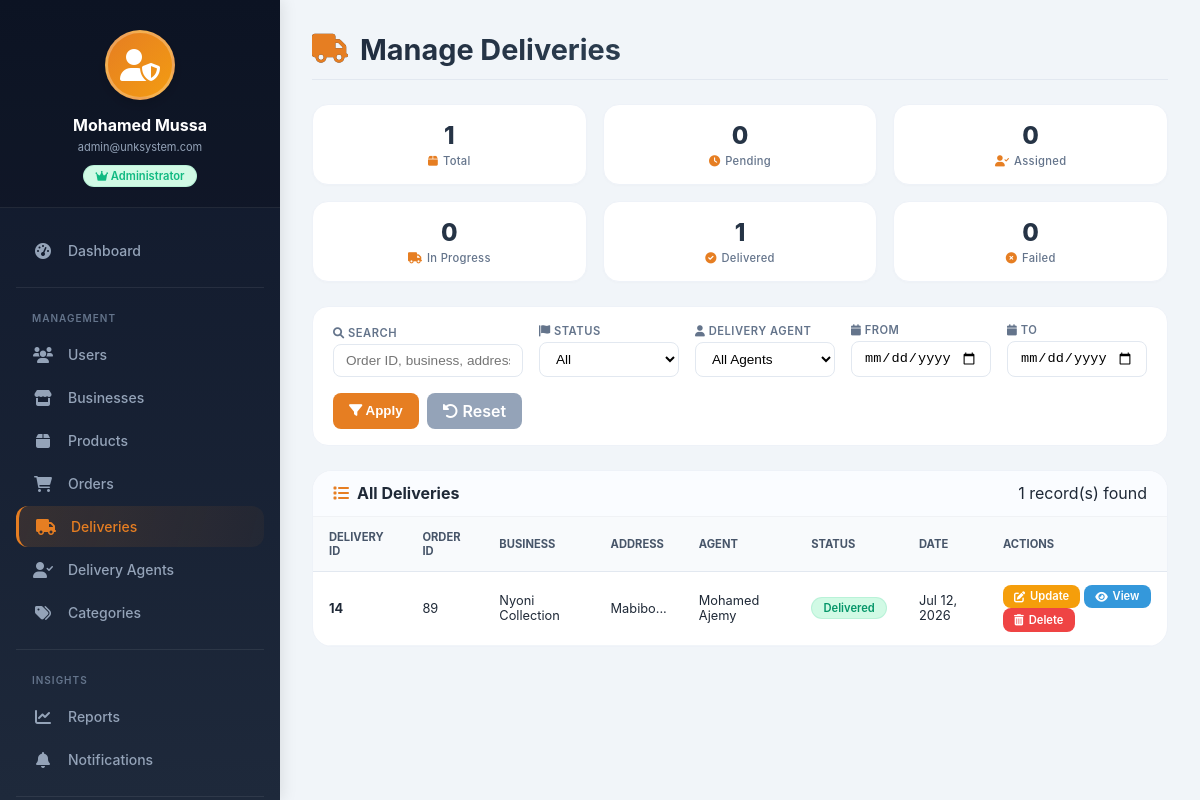
Before: /admin/deliveries/index.php (signed in) with the older database file.
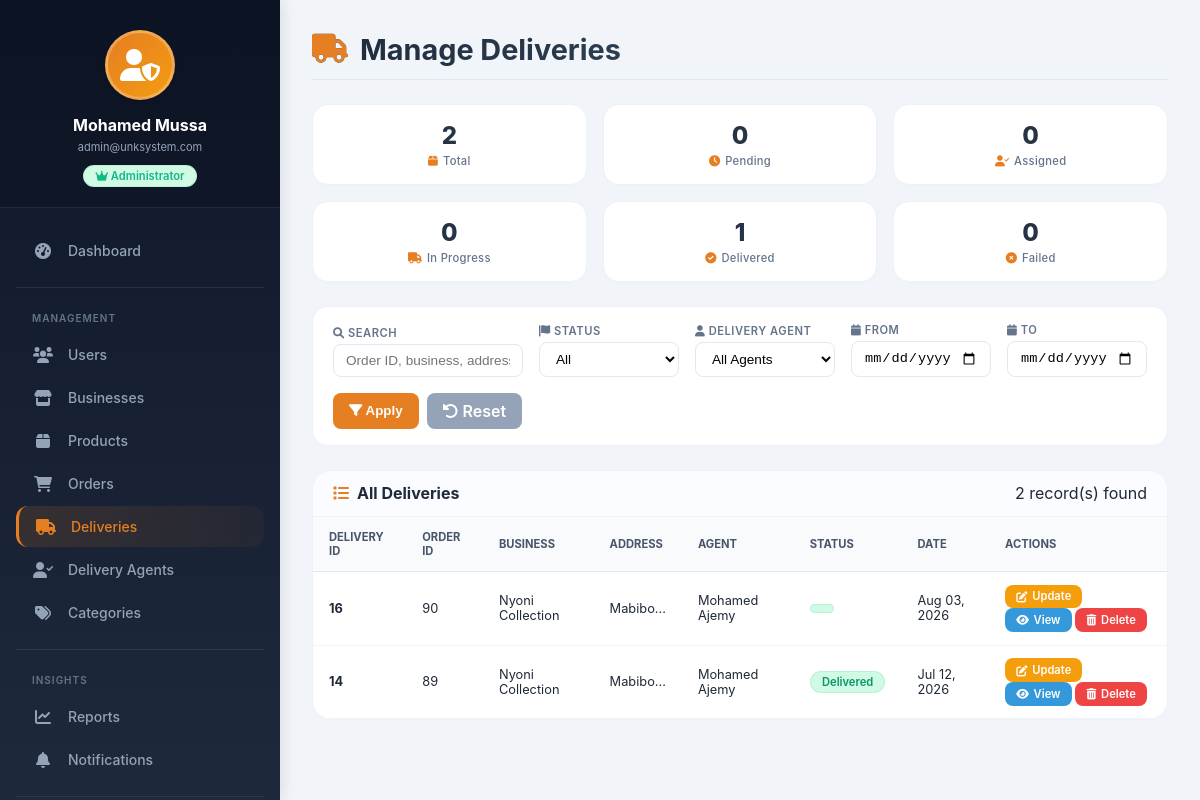
After: the same page with the newer database file.
### tables this page shows
CREATE TABLE `deliveries` (
  `delivery_id` int(11) NOT NULL AUTO_INCREMENT,
  `order_id` int(11) NOT NULL,
  `agent_id` int(11) DEFAULT NULL,
  `pickup_address` varchar(255) NOT NULL,
  `delivery_address` varchar(255) NOT NULL,
  `status` enum('pending','assigned','picked_up','in_transit','delivered','failed') DEFAULT 'pending',
  `assigned_at` timestamp NULL DEFAULT NULL,
  `picked_up_at` timestamp NULL DEFAULT NULL,
  `delivered_at` timestamp NULL DEFAULT NULL,
  `estimated_distance` decimal(10,2) DEFAULT NULL,
  `estimated_time` int(11) DEFAULT NULL,
  `delivery_fee` decimal(10,2) DEFAULT 0.00,
  `created_at` timestamp NOT NULL DEFAULT current_timestamp(),
  `updated_at` timestamp NOT NULL DEFAULT current_timestamp() ON UPDATE current_timestamp(),
  `rating` tinyint(1) DEFAULT NULL COMMENT '1-5 stars',
  `rating_comment` text DEFAULT NULL,
  `rated_at` timestamp NULL DEFAULT NULL,
  `otp_code` varchar(6) DEFAULT NULL,
  `otp_status` enum('pending','verified','expired') DEFAULT 'pending',
  `otp_confirmed` tinyint(1) DEFAULT 0,
  `otp_confirmed_at` datetime DEFAULT NULL,
  `otp_generated_at` datetime DEFAULT NULL,
  `otp_attempts` int(11) DEFAULT 0,
  PRIMARY KEY (`delivery_id`),
  UNIQUE KEY `uk_deliveries_order` (`order_id`),
  KEY `idx_deliveries_agent` (`agent_id`),
  KEY `idx_deliveries_status` (`status`),
  KEY `idx_deliveries_status_agent` (`status`,`agent_id`),
  KEY `idx_deliveries_created` (`created_at`),
  KEY `idx_otp_code` (`otp_code`),
  CONSTRAINT `fk_deliveries_agent` FOREIGN KEY (`agent_id`) REFERENCES `delivery_agents` (`agent_id`) ON UPDATE CASCADE,
  CONSTRAINT `fk_deliveries_order` FOREIGN KEY (`order_id`) REFERENCES `orders` (`order_id`) ON DELETE CASCADE ON UPDATE CASCADE
);

CREATE TABLE `orders` (
  `order_id` int(11) NOT NULL AUTO_INCREMENT,
  `customer_id` int(11) NOT NULL,
  `business_id` int(11) NOT NULL,
  `order_date` timestamp NOT NULL DEFAULT current_timestamp(),
  `total_amount` decimal(10,2) NOT NULL,
  `delivery_fee` decimal(10,2) DEFAULT 0.00,
  `agent_id` int(11) DEFAULT NULL,
  `grand_total` decimal(10,2) NOT NULL,
  `status` enum('pending','accepted','confirmed','preparing','ready','picked_up','in_transit','delivered','cancelled') DEFAULT 'pending',
  `delivery_otp` varchar(10) DEFAULT NULL,
  `delivery_otp_expires` timestamp NULL DEFAULT NULL,
  `delivery_otp_verified` tinyint(1) NOT NULL DEFAULT 0,
  `delivery_completed_at` timestamp NULL DEFAULT NULL,
  `payment_method` enum('cash','mobile_money','card') DEFAULT 'cash',
  `payment_status` enum('pending','paid') DEFAULT 'pending',
  `delivery_address` text NOT NULL,
  `special_instructions` text DEFAULT NULL,
  `estimated_delivery_time` datetime DEFAULT NULL,
  PRIMARY KEY (`order_id`),
  KEY `idx_orders_customer` (`customer_id`),
  KEY `idx_orders_business` (`business_id`),
  KEY `idx_orders_status` (`status`),
  KEY `idx_orders_date` (`order_date`),
  KEY `idx_orders_agent` (`agent_id`),
  KEY `idx_orders_payment_status` (`payment_status`),
  KEY `idx_orders_customer_status` (`customer_id`,`status`),
  KEY `idx_orders_business_status` (`business_id`,`status`),
  KEY `idx_orders_date_status` (`order_date`,`status`),
  KEY `idx_orders_grand_total` (`grand_total`),
  CONSTRAINT `fk_orders_agent` FOREIGN KEY (`agent_id`) REFERENCES `delivery_agents` (`agent_id`) ON DELETE SET NULL ON UPDATE CASCADE,
  CONSTRAINT `fk_orders_business` FOREIGN KEY (`business_id`) REFERENCES `businesses` (`business_id`) ON UPDATE CASCADE,
  CONSTRAINT `fk_orders_customer` FOREIGN KEY (`customer_id`) REFERENCES `customers` (`customer_id`) ON UPDATE CASCADE
);

CREATE TABLE `businesses` (
  `business_id` int(11) NOT NULL AUTO_INCREMENT,
  `user_id` int(11) NOT NULL,
  `business_name` varchar(255) NOT NULL,
  `registration_number` varchar(100) DEFAULT NULL,
  `description` text DEFAULT NULL,
  `address` text NOT NULL,
  `location` varchar(255) DEFAULT NULL,
  `latitude` decimal(10,8) DEFAULT NULL,
  `longitude` decimal(11,8) DEFAULT NULL,
  `license_number` varchar(100) DEFAULT NULL,
  `logo_url` varchar(255) DEFAULT NULL,
  `business_hours` text DEFAULT NULL,
  `rating` decimal(2,1) DEFAULT 0.0,
  `total_reviews` int(11) DEFAULT 0,
  `is_verified` tinyint(1) DEFAULT 0,
  `is_active` tinyint(1) DEFAULT 1,
  `created_at` timestamp NOT NULL DEFAULT current_timestamp(),
  `city` varchar(100) DEFAULT NULL,
  `phone` varchar(20) DEFAULT NULL,
  `payment_methods` text DEFAULT NULL,
  `nida_number` varchar(20) DEFAULT NULL,
  PRIMARY KEY (`business_id`),
  UNIQUE KEY `uk_businesses_user` (`user_id`),
  UNIQUE KEY `uk_businesses_registration` (`registration_number`),
  UNIQUE KEY `uk_businesses_nida` (`nida_number`),
  KEY `idx_businesses_name` (`business_name`),
  KEY `idx_businesses_verified` (`is_verified`),
  KEY `idx_businesses_active` (`is_active`),
  KEY `idx_businesses_city` (`city`),
  CONSTRAINT `fk_businesses_user` FOREIGN KEY (`user_id`) REFERENCES `users` (`user_id`) ON DELETE CASCADE ON UPDATE CASCADE
);

CREATE TABLE `delivery_agents` (
  `agent_id` int(11) NOT NULL AUTO_INCREMENT,
  `user_id` int(11) NOT NULL,
  `first_name` varchar(100) DEFAULT NULL,
  `last_name` varchar(100) DEFAULT NULL,
  `vehicle_type` varchar(50) DEFAULT NULL,
  `vehicle_registration` varchar(50) DEFAULT NULL,
  `id_number` varchar(50) DEFAULT NULL,
  `license_number` varchar(50) DEFAULT NULL,
  `is_available` tinyint(1) DEFAULT 1,
  `current_latitude` decimal(10,8) DEFAULT NULL,
  `current_longitude` decimal(11,8) DEFAULT NULL,
  `created_at` timestamp NOT NULL DEFAULT current_timestamp(),
  `phone` varchar(20) DEFAULT NULL,
  `location` varchar(255) DEFAULT NULL,
  `status` enum('active','inactive','suspended') DEFAULT 'active',
  `vehicle_model` varchar(100) DEFAULT NULL,
  `vehicle_color` varchar(50) DEFAULT NULL,
  `insurance_expiry` date DEFAULT NULL,
  `profile_image` varchar(255) DEFAULT NULL,
  `avg_rating` decimal(3,2) DEFAULT 0.00,
  `total_ratings` int(11) DEFAULT 0,
  PRIMARY KEY (`agent_id`),
  UNIQUE KEY `uk_agents_user` (`user_id`),
  KEY `idx_agents_available` (`is_available`),
  KEY `idx_agents_status` (`status`),
  CONSTRAINT `fk_agents_user` FOREIGN KEY (`user_id`) REFERENCES `users` (`user_id`) ON DELETE CASCADE ON UPDATE CASCADE
);

### admin/deliveries/index.php (the view, shortened to what the changed rows need)
<?php
    require_once '../../config/database.php';
    $sql = "SELECT d.*, o.order_id, o.grand_total, o.delivery_address,
                b.business_name,
                a.first_name as agent_first_name, a.last_name as agent_last_name
            FROM deliveries d
            JOIN orders o ON d.order_id = o.order_id
            JOIN businesses b ON o.business_id = b.business_id
            LEFT JOIN delivery_agents a ON d.agent_id = a.agent_id
            WHERE 1=1";
    $sql .= " ORDER BY d.created_at DESC";
    $stmt = mysqli_prepare($conn, $sql);
    mysqli_stmt_execute($stmt);
    $result = mysqli_stmt_get_result($stmt);
    $deliveries = [];
    while ($row = mysqli_fetch_assoc($result)) {
        $deliveries[] = $row;
    }
    include '../includes/admin_sidebar.php';
?>
<!DOCTYPE html>
<html lang="en">
<head>
    <link rel="stylesheet" href="https://cdnjs.cloudflare.com/ajax/libs/font-awesome/6.0.0/css/all.min.css">
</head>
<body>
<div class="admin-content">
    <div class="page-header">
        <h1><i class="fas fa-truck"></i> Manage Deliveries</h1>
    </div>
    <div class="table-card">
        <div class="table-header">
            <h3><i class="fas fa-list"></i> All Deliveries</h3>
            <span><?= count($deliveries) ?> record(s) found</span>
        </div>
        <div class="table-container">
            <table class="data-table">
                <thead>
                    <tr>
                        <th>Delivery ID</th><th>Order ID</th><th>Business</th>
                        <th>Address</th><th>Agent</th><th>Status</th><th>Date</th><th>Actions</th>
                    </tr>
                </thead>
                <tbody>
                    <?php if (empty($deliveries)): ?>
                        <tr class="empty-state"><td colspan="8">No deliveries found</a></tr>
                    <?php else: foreach ($deliveries as $d): ?>
                        <tr onclick="location.href='delivery-details.php?id=<?= $d['delivery_id'] ?>'">
                            <td><strong class="order-id"><?= $d['delivery_id'] ?></strong></td>
                            <td><?= $d['order_id'] ?></td>
                            <td><?= htmlspecialchars($d['business_name']) ?></td>
                            <td><?= htmlspecialchars(substr($d['delivery_address'], 0, 35)) ?>...</a>
                            <td>
                                <?php if ($d['agent_first_name']): ?>
                                    <?= htmlspecialchars($d['agent_first_name'] . ' ' . $d['agent_last_name']) ?>
                                <?php else: ?>
                                    <span style="color:#e74c3c;">Not assigned</span>
                                <?php endif; ?>
                            <td><span class="status-badge status-<?= strtolower($d['status']) ?>"><?= ucfirst(str_replace('_', ' ', $d['status'])) ?></span></a>
                            <td><?= date('M d, Y', strtotime($d['created_at'])) ?></a>
                            <td class="action-btns" onclick="event.stopPropagation();">
                                <a href="update-status.php?id=<?= $d['delivery_id'] ?>" class="btn-sm btn-update"><i class="fas fa-edit"></i> Update</a>
                                <a href="delivery-details.php?id=<?= $d['delivery_id'] ?>" class="btn-sm btn-view"><i class="fas fa-eye"></i> View</a>
                                <a href="delete.php?id=<?= $d['delivery_id'] ?>" class="btn-sm btn-delete" onclick="return confirm('Delete this delivery record?')"><i class="fas fa-trash-alt"></i> Delete</a>
                        </tr>
                    <?php endforeach; endif; ?>
                </tbody>
        </div>
    </div>
</div>
</body>
</html>

Changed rows visible on the page:
added deliveries: delivery_id "16", order.order_id "90", businesses.business_name "Nyoni Collection", order.delivery_address "Mabibo", agent.last_name "Mohamed Ajemy", created_at "Aug 03, 2026"
Other visible differences:
count($deliveries): "1" → "2"
